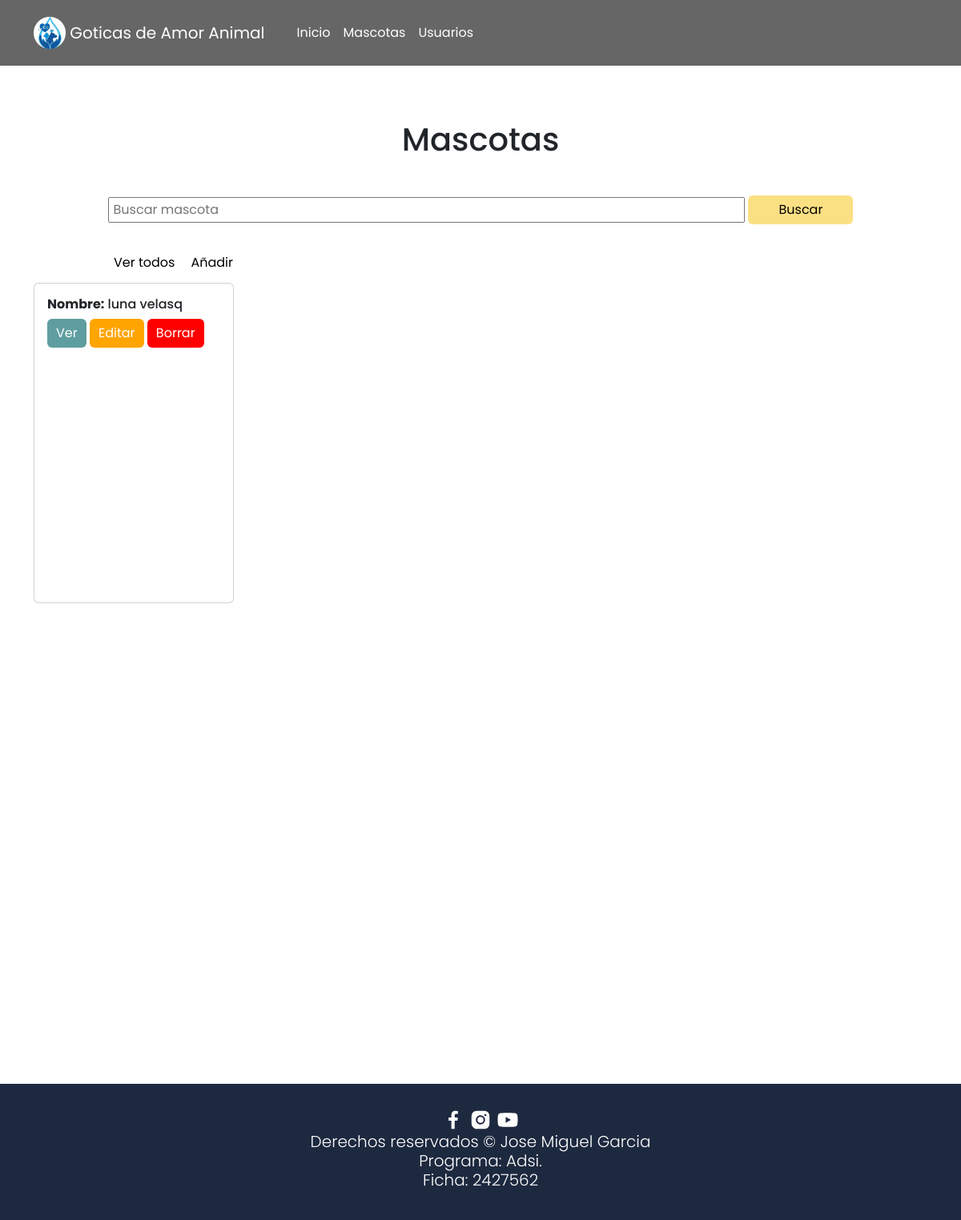
Page /mascotas/ on the earlier database version.
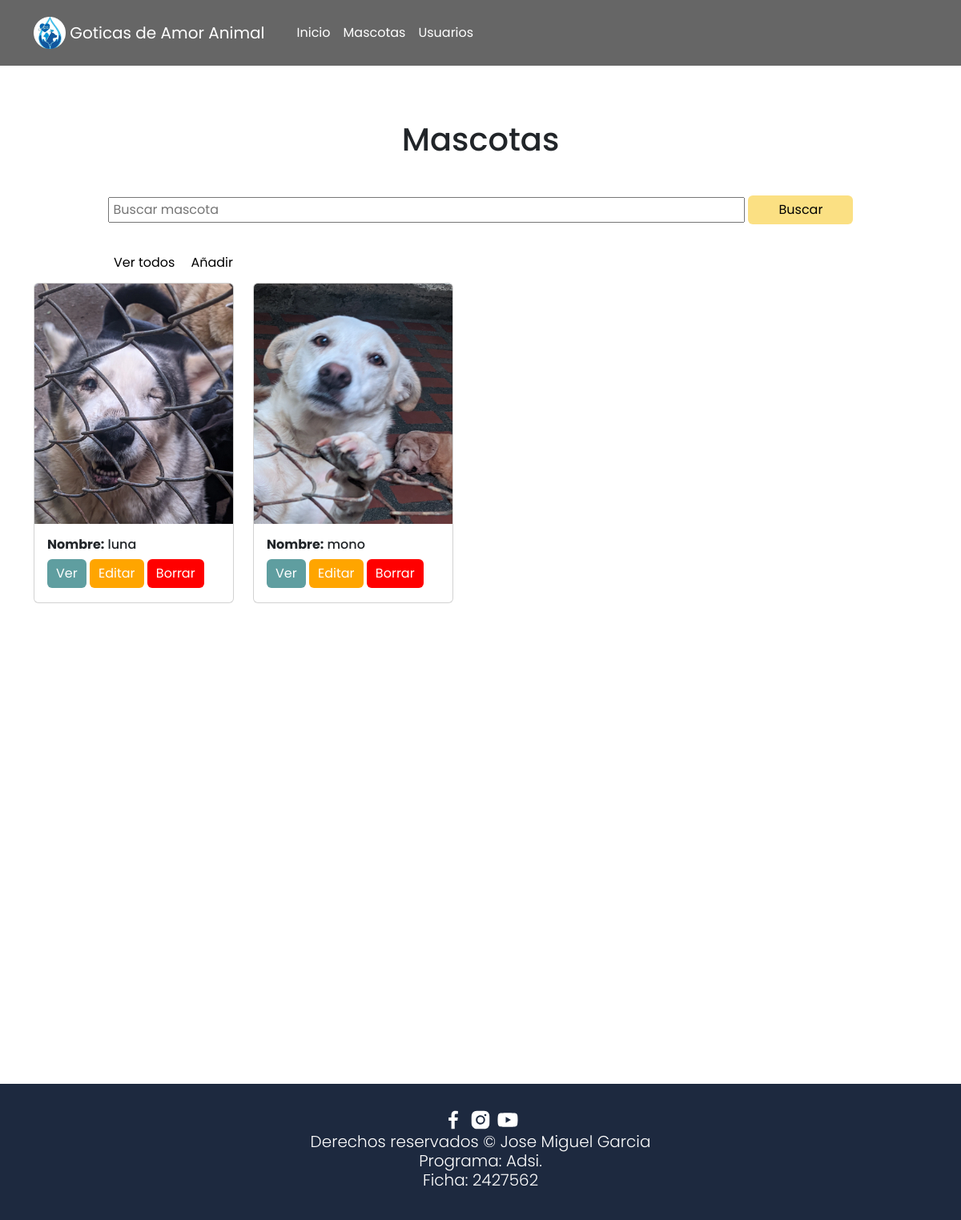
Same page on the later database version.
### mascotas/models.py (models this page shows, shortened)
class Mascota(models.Model):
    nombre = models.CharField(max_length=50, blank=False,null=False)
    edad = models.IntegerField(blank=False,null=False)
    genero = models.CharField(max_length=50, blank=False,null=False)
    tamaño = models.CharField(max_length=50, blank=False,null=False)
    fecha_adopcion = models.DateField(blank=True,null=True)
    estado_mascota = models.ForeignKey(EstadoMascota,on_delete=models.SET_NULL,null=True)
    raza = models.ForeignKey(Raza,on_delete=models.SET_NULL,null=True,blank=True)
    usuario = models.ForeignKey(Usuario,on_delete=models.SET_NULL,null=True,blank=True)
    hogar_paso = models.ForeignKey(HogarPaso,on_delete=models.SET_NULL,null=True,blank=True)
    imagen = models.ImageField(null=True,blank=True)

### mascotas/views.py (the view)
# urls.py: path('',views.index,name='index'),
def index(request):
    mascotas = Mascota.objects.filter(nombre__contains= request.GET.get('search',''))
    context ={
        'mascotas':mascotas
    }
    return render(request,'mascotas/index.html',context)

### templates/mascotas/index.html (shortened to what this page needs)
{%extends 'layouts/base.html'%}
{%block content%}
<div class="container formulario">
    <h1>Mascotas</h1>
    <br />
    <form action="{%url 'mascota'%}" class="search" method="GET">
        <input type="text" name="search" placeholder="Buscar mascota" class="barra-busqueda">
        <input type="submit" value="Buscar" class="btn buscar">
    </form>
    <br />
    <span class="aux-btns">
        <a href="{%url 'mascota'%}">Ver todos</a>
        <a href="{%url 'crearMascota' %}">Añadir</a>
    </span>
</div>
<div class="container mt-3 tarjetas-mascotas">
    <div class="row">
        {%for mascota in mascotas %}
        <div class="col-auto">
            <div class="card" style="width:250px; height: 400px;">
                {%if mascota.imagen%}
                <img class="card-img-top" src="{{mascota.imagen.url}}" alt="Card image"
                    style="width:100%; height: 300px;">
                {%endif%}
                <div class="card-body">
                    <h6 class="card-title"><b>Nombre:</b> {{mascota.nombre}}</h6>
                    <span class="">
                        <a href="{% url 'view' id=mascota.id%}" class="btn btn-ver ">Ver</a>
                        <a href="{%url 'editarMascota' id=mascota.id %}" class="btn btn-editar">Editar</a>
                        <a href="{%url 'eliminarMascota' id=mascota.id %}" class="btn btn-borrar">Borrar</a>
                    </span>
                </div>
            </div>
        </div>
        {%endfor%}
    </div>
</div>
{%endblock%}

### templates/layouts/base.html (shortened to what this page needs)
{% load static%}
<!DOCTYPE html>
<html lang="en">
<head>
    <link rel="stylesheet" href="fontello-a540fdbf/css/fontello.css">
    <link href="https://cdn.jsdelivr.net/npm/bootstrap@5.2.2/dist/css/bootstrap.min.css" rel="stylesheet"
>
    <link rel="stylesheet" href="{% static 'css/style.css' %}">
</head>
<body>
    <header>
        {%include 'layouts/partials/menu.html'%}
    </header>
    <main>
        {%block content%}{%endblock%}
    </main>
    <footer class="footer">
        {%include 'layouts/partials/footer.html'%}
    </footer>
</body>
</html>

### templates/layouts/partials/menu.html (shortened to what this page needs)
{%load static%}
<nav class="navbar navbar-expand-xl fixed-top navbar-dark ">
    <div class="container">
        <a class="navbar-brand" href="#">
            <img src="{% static 'images/WhatsApp-Image-2022-08-29-at-7.40.52-AM-modified.webp' %}" alt="Logo" width="40"
                class="d-inline-block ">
            <span class="align-middle" id="nombre-fundacion"> Goticas de Amor Animal</span>
        </a>
        <div class="collapse navbar-collapse p-3" id="navbarNavDropdown">
            <ul class="navbar-nav">
                <li class="nav-item">
                    <a class="nav-link" aria-current="page" href="{% url 'index' %}">Inicio</a>
                </li>
                <li class="nav-item">
                    <a class="nav-link" href="{%url 'mascota'%}">Mascotas</a>
                <li class="nav-item">
                    <a class="nav-link" href="{% url 'usuario'%}">Usuarios</a>
                </li>
            </ul>
        </div>
    </div>
</nav>

### templates/layouts/partials/footer.html
 {%load static%}
 <div class="footer__copy container">
    <div class="footer__social">
        <a href="#" class="footer__icons"><img src="{% static 'images/facebook.svg' %}" class="footer__img"></a>
        <a href="#" class="footer__icons"><img src="{% static 'images/insta.svg' %}" class="footer__img"></a>
        <a href="#" class="footer__icons"><img src="{% static 'images/youtube.svg' %}" class="footer__img"></a>
    </div>
    <h5 class="footer__copyright">Derechos reservados &copy; Jose Miguel Garcia<br />
        Programa: Adsi. <br />
        Ficha: 2427562
    </h5>
</div>

### static/css/style.css (style rules this page uses)
:root { --color-title: #001a49; --secundary-color: #0b72b5; --color-blanco: white; }
* { margin: 0; padding: 0; box-sizing: border-box; font-family: "Poppins", sans-serif; line-height: 1.15; }
body { overflow-x: hidden; }
.navbar { background-color: rgba(0, 0, 0, 0.6); backdrop-filter: blur(4px); }
#nombre-fundacion { color: var(--color-blanco, white); transition: all 1s; }
.nav-link, .active { color: var(--color-blanco, white) !important; }
.footer { margin-top: 200px; background-color: #1d293f; }
.footer__copy { padding: 30px 0; text-align: center; color: #fff; }
.footer__copyright { font-weight: 300; }
.footer__icons { margin-bottom: 10px; }
.footer__img { width: 30px; }
.formulario { padding-top: 150px; max-width: 80%; text-align: center; margin: auto; }
.btn { padding: 5px 10px; text-align: center; text-decoration: none; color: white; }
.btn-ver { background-color: cadetblue; }
.btn-editar { background-color:orange; }
.btn-borrar { background-color: red; }
.search { margin: 20px 0px; width: 100%; }
.barra-busqueda { padding: 5px; width: 85%; }
.buscar { width: 14%; color: black; background-color: #fbe083; cursor: pointer; }
.aux-btns { width: 100%; display: flex; justify-content: start; }
.aux-btns a { padding: 0px 10px; text-decoration: none; color: black; }
.tarjetas-mascotas { height: 100vh; }

Differences in the rows shown:
removed Mascota: nombre "luna velasq"
added Mascota: imagen (picture), nombre "luna"
added Mascota: imagen (picture), nombre "mono"
